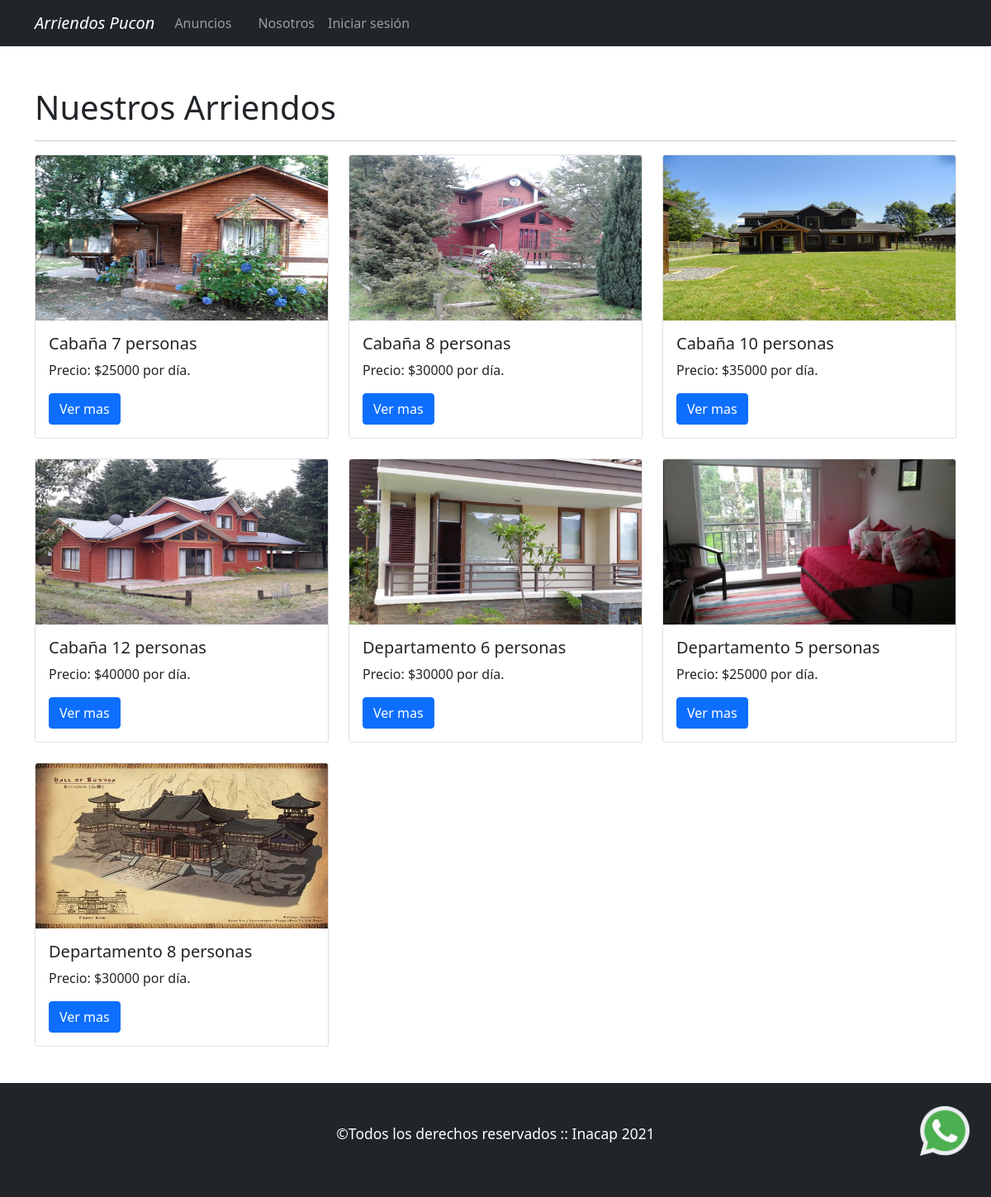
The app's page /anuncios.php with its own data.
### tables this page shows
CREATE TABLE `inmueble` (
  `id_inmueble` int(11) NOT NULL,
  `titulo` varchar(20) NOT NULL,
  `capacidad` varchar(20) NOT NULL,
  `precio` varchar(20) NOT NULL,
  `imagen` varchar(100) NOT NULL,
  `descripcion` varchar(5000) DEFAULT NULL
);

### anuncios.php (the view, shortened to what this page needs)
<!doctype html>
<html lang="es">
  <head>
    <link href="https://cdn.jsdelivr.net/npm/bootstrap@5.0.1/dist/css/bootstrap.min.css" rel="stylesheet">
    <link href="css/estilo_index.css" type="text/css" rel="stylesheet">
  </head>
  <body>
      <?php
       include 'menu.php';
      ?>
      <div class="container" style="margin-top: 50px">
      <h1>Nuestros Arriendos</h1><hr>
        <div class="row">
            <?php
            $conexion =  conectar();
            $sql = "SELECT * FROM `inmueble`";
            $resultSet = mysqli_query($conexion, $sql);
            while ($row = mysqli_fetch_row($resultSet)) {
                ?>
                <div class="col-lg-4 col-md-6 col-sm-12">
                    <div class="card">
                        <img src="principal/<?php echo $row[4]; ?>" class="card-img-top"  width="180" height="200" alt="...">
                        <div class="card-body">
                            <h5 class="card-title"><?php echo $row[1] . " " . $row[2]; ?> personas</h5>
                            <p class="card-text">
                                Precio: <?php echo $row[3]; ?> por día.
                            </p>
                            <a href="descripcion.php?id_inmueble=<?php echo $row[0]; ?>" class="btn btn-primary " >Ver mas</a>
                        </div>
                    </div>
                    <br>
                </div>
            <?php
            }
            ?>
        </div>
      </div>
  <?php
    include 'pie_pagina.php';
  ?>
  </body>
</html>

### menu.php (shortened to what this page needs)
<?php
echo'
                <nav class="navbar sticky-top navbar-expand-lg navbar-dark bg-dark" >
            <div class="container-fluid container">
                <a class="navbar-brand fst-italic" href="index.php">Arriendos Pucon</a>
                <button class="navbar-toggler" type="button" data-bs-toggle="collapse" data-bs-target="#navbarSupportedContent" aria-controls="navbarSupportedContent" aria-expanded="false" aria-label="Toggle navigation">
                <span class="navbar-toggler-icon"></span>
                </button>
                <div class="collapse navbar-collapse" id="navbarSupportedContent">
                <ul class="navbar-nav mr-auto mb-2 mb-lg-0">
                    <li class="nav-item">
                    <a class="nav-link" aria-current="page" href="anuncios.php">Anuncios</a>
                    </li>
                    <li class="nav-item">
                    <a class="nav-link" href=""></a>
                    </li>
                    <li class="nav-item">
                    <a class="nav-link" href="nosotros.php" tabindex="-1" aria-disabled="">Nosotros</a>
                    </li>
                '
                    ?>
                     <?php
                                if (isset($_SESSION["email"])) {
                                    $usuario = obtenernombre($_SESSION["email"]);
                                    echo '<li class="nav-item">';
                                    echo '<a class="nav-link" href="logout.php">' . $usuario . ' (Salir)</a>';
                                    echo '</li>';
                                } else {
                                    echo '<li class="nav-item">';
                                    echo '<a class="nav-link" href="login.php">Iniciar sesión</a>';
                                    echo '</li>';
                                }
                    ?>
                     <?php
                     echo'
                </ul>
                </div>
            </div>
            </nav>
      ';?>

### pie_pagina.php
<?php
echo'
        <div class="" style="padding-top:20px; min-height: cal(100vh-100px-200px); ">
        <a class="imagenWhatsapp" target="_blank" href="https://api.whatsapp.com/send?phone=56979040286&text=Hola!&nbsp;">
        <img src="imagenes/whatsapp.png" alt="whatsapp">
        </a>
        <div style="bottom: 0; width: 100%; padding-bottom: 0%;">
            <footer class="page-footer container-fluid bg-dark text-center p-5" style="color:white; font-size: 20px;">
            <p class="small">&copy;Todos los derechos reservados :: Inacap 2021</p>
            </footer>
        </div>
        </div>';
?>

### css/estilo_index.css (style rules this page uses)
.imagenWhatsapp { position:fixed; right: 26px; bottom: 50px; width: 60px; z-index: 1000; }
.imagenWhatsapp img { width: 100%; height: auto; }

### records on screen
inmueble: imagen (picture), titulo "Cabaña", capacidad "7", precio "$25000"
inmueble: imagen (picture), titulo "Cabaña", capacidad "8", precio "$30000"
inmueble: imagen (picture), titulo "Cabaña", capacidad "10", precio "$35000"
inmueble: imagen (picture), titulo "Cabaña", capacidad "12", precio "$40000"
inmueble: imagen (picture), titulo "Departamento", capacidad "6", precio "$30000"
inmueble: imagen (picture), titulo "Departamento", capacidad "5", precio "$25000"
inmueble: imagen (picture), titulo "Departamento", capacidad "8", precio "$30000"
